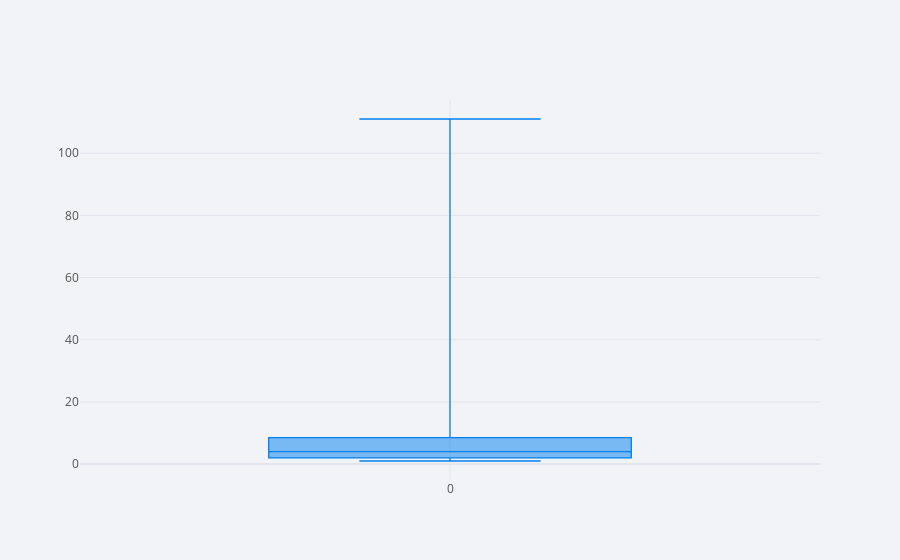

The cell this chart's notebook holds for it:
### Code cell
df1= pd.DataFrame([1,2,1,2,4,5,8,10,11,2,1,3,4,5,2,110,111])
df1.iplot(kind= "box")
sns.boxplot(data= df1)

### Figure 1 — Plotly figure (JSON) as saved in the notebook; plotly's stock layout.template omitted (floating-point values rounded to 4 significant figures)
{"data": [{"boxpoints": false, "line": {"width": 1.3}, "marker": {"color": "rgba(0, 128, 240, 1.0)"}, "name": "0", "orientation": "v", "type": "box", "y": [1, 2, 1, 2, 4, 5, 8, 10, 11, 2, 1, 3, 4, 5, 2, 110, 111]}], "layout": {"legend": {"bgcolor": "#F2F3F7", "font": {"color": "#505050"}}, "paper_bgcolor": "#F2F3F7", "plot_bgcolor": "#F2F3F7", "title": {"font": {"color": "#484848"}}, "xaxis": {"gridcolor": "#E1E5ED", "showgrid": true, "tickfont": {"color": "#505050"}, "title": {"font": {"color": "#505050"}, "text": ""}, "zerolinecolor": "#E1E5ED"}, "yaxis": {"gridcolor": "#E1E5ED", "showgrid": true, "tickfont": {"color": "#505050"}, "title": {"font": {"color": "#505050"}, "text": ""}, "zerolinecolor": "#E1E5ED"}}}
